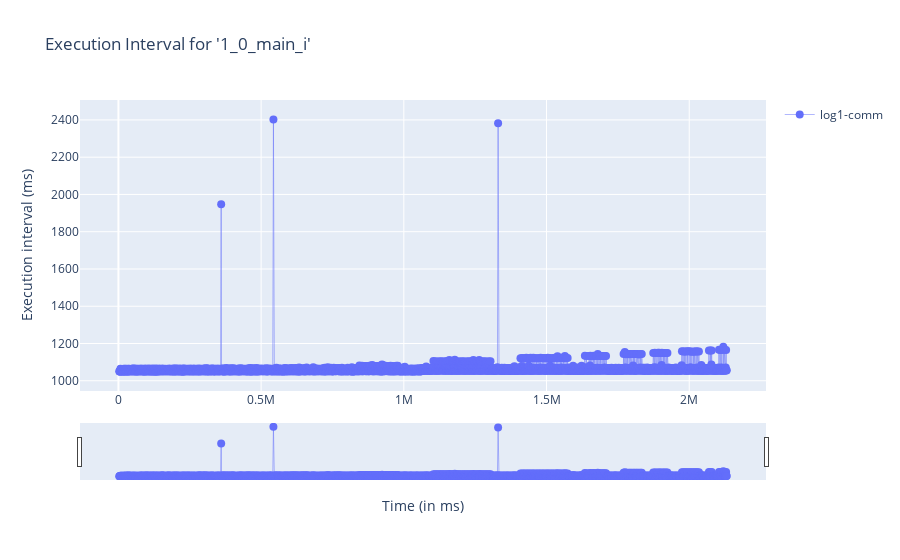
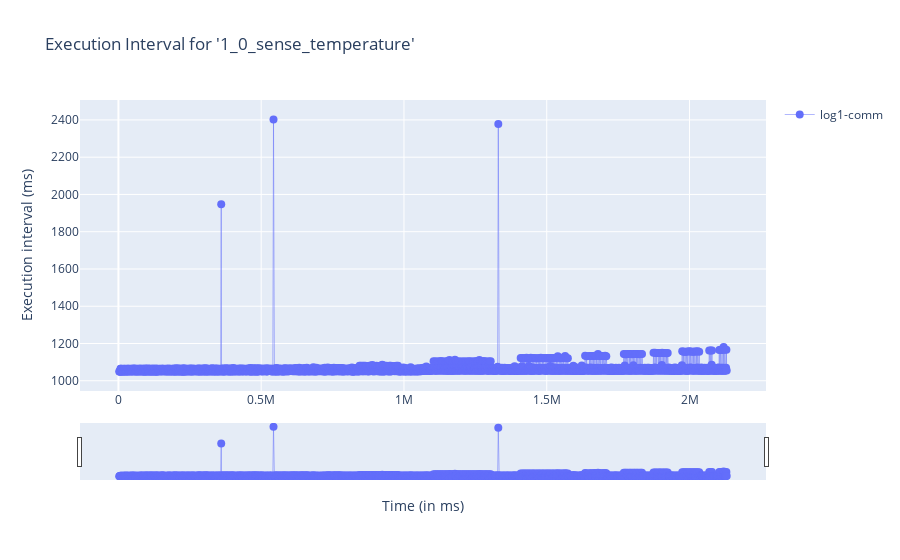
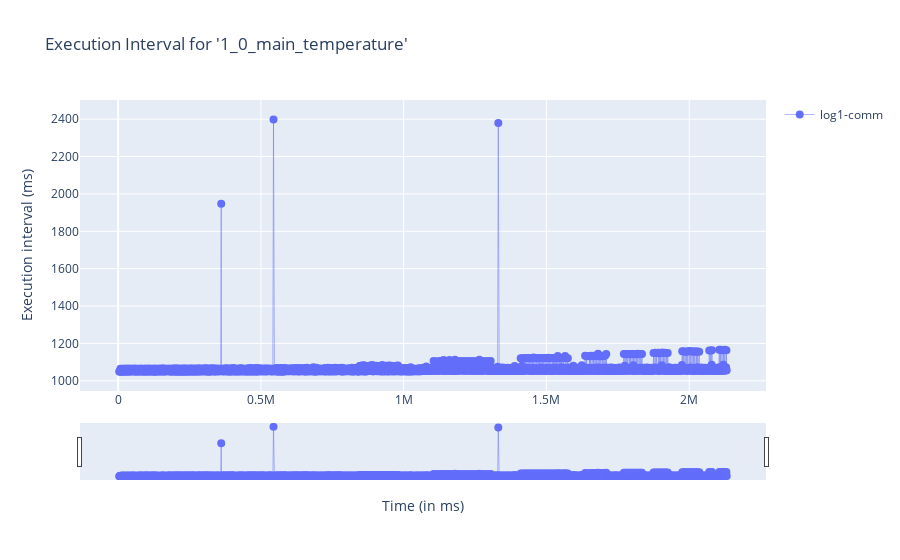
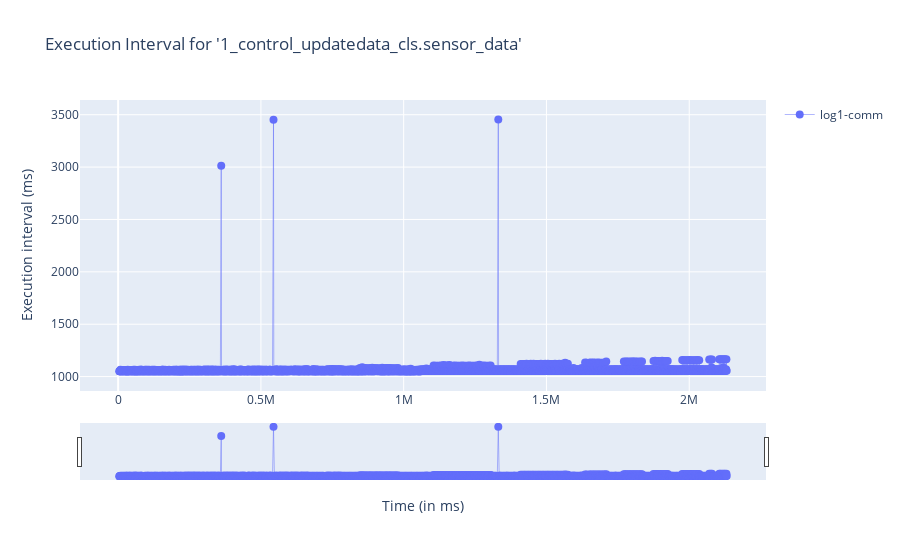

Here is the notebook cell these charts were saved with, in order:
### Code cell
import plotly.graph_objects as go
import pandas as pd


### name represents the name of respective variable with which file will be saved
for (name, log_names, xy_data) in to_plot:
    ### path to save the plots
    to_write_name = name.replace('trace_data', 'exe plots')
    file_name = os.path.basename(to_write_name)
    file_name = f'{thread_typ}_version{version}_{behaviour}_{file_name}'
    dir_name = os.path.dirname(to_write_name)
    to_write_name = os.path.join(dir_name, file_name)
    #print(to_write_name)
    isPath = os.path.exists(os.path.dirname(to_write_name)) ### check if the path exists
    ### create the folder if it does not exist
    if not isPath:
        os.makedirs(os.path.dirname(to_write_name))

    
    ########## make data frame to be able to plot ################
    df = dict()
    _y_all = [] ### to adjust y-ticks
    legend_lab = [] ### collect names of the plots only
    line_style = ['solid', 'dashed', 'dashdot', 'dotted']
    markers = ['.','o','*','+','^','x','d','h',',','H','D']

    # Create figure
    fig = go.Figure()
    # print(xy_data)
    for (num, (l,xy)) in enumerate(zip(log_names, xy_data)):
        x = xy[1]
        #x = [i-x[0] for i in x]   ### get timestamps relative to first timestamp
        y = xy[0]
        ### ignore all the variables that are only executed once
        if xy[1]!= []:
            #print(x,y)
            df[l]=xy
            _y_all.extend(y)
            legend_lab.append(l)
            
            # plt.plot(x, y, ls=line_style[num%4], marker=markers[num%11])
            fig.add_trace(
                go.Scatter(x=x, y=y, name=l))
            
            # Add range slider, title, yticks, axes labels
            fig.update_layout(
                title_text=f"Execution Interval for '{os.path.basename(name)}'",
                xaxis=dict(
                    title="Time (in ms)",
                    rangeslider=dict(visible=True),
                    type='linear'
                    ),
                yaxis=dict(
                    title="Execution interval (ms)",
                    # tickvals=[k for k in range(1,len(_var_list)+1)],
                    # ticktext=_var_list
                    ),
                autosize=True,
                #width=500,
                #height=600,
                )
        
    if _y_all != []:
        # plt.legend(legend_lab, bbox_to_anchor=(1.02, 1), loc='upper left', borderaxespad=0)
        # plt.yticks(np.arange(min(_y_all), max(_y_all)+500, 500)) ### y ticks every 500ms
        # plt.xlabel('Number of execution intervals')
        # plt.ylabel('Execution interval (in ms)')
        # plt.grid(True)
        # plt.title(f'{os.path.basename(name)}')
        # plt.savefig(f'{to_write_name}.png', bbox_inches='tight')
        # plt.show()

        # style all the traces
        fig.update_traces(
            #hoverinfo="name+x+text",
            line={"width": 0.5},
            marker={"size": 8},
            mode="lines+markers",
            showlegend=True,
            )

        fig.show()

        #break

### Figure 1 — Plotly figure (JSON) as saved in the notebook; plotly's stock layout.template omitted (floating-point values rounded to 4 significant figures; data arrays with more than 128 entries replaced by an {"elided": "..."} marker saying what was removed)
{"data": [{"line": {"width": 0.5}, "marker": {"size": 8}, "mode": "lines+markers", "name": "log1-comm", "showlegend": true, "type": "scatter", "x": {"elided": "2000 int values"}, "y": {"elided": "2000 int values"}}], "layout": {"autosize": true, "title": {"text": "Execution Interval for '1_0_main_i'"}, "xaxis": {"rangeslider": {"visible": true}, "title": {"text": "Time (in ms)"}, "type": "linear"}, "yaxis": {"title": {"text": "Execution interval (ms)"}}}}

### Figure 2 — Plotly figure (JSON) as saved in the notebook; plotly's stock layout.template omitted (floating-point values rounded to 4 significant figures; data arrays with more than 128 entries replaced by an {"elided": "..."} marker saying what was removed)
{"data": [{"line": {"width": 0.5}, "marker": {"size": 8}, "mode": "lines+markers", "name": "log1-comm", "showlegend": true, "type": "scatter", "x": {"elided": "1999 int values"}, "y": {"elided": "1999 int values"}}], "layout": {"autosize": true, "title": {"text": "Execution Interval for '1_0_sense_temperature'"}, "xaxis": {"rangeslider": {"visible": true}, "title": {"text": "Time (in ms)"}, "type": "linear"}, "yaxis": {"title": {"text": "Execution interval (ms)"}}}}

### Figure 3 — Plotly figure (JSON) as saved in the notebook; plotly's stock layout.template omitted (floating-point values rounded to 4 significant figures; data arrays with more than 128 entries replaced by an {"elided": "..."} marker saying what was removed)
{"data": [{"line": {"width": 0.5}, "marker": {"size": 8}, "mode": "lines+markers", "name": "log1-comm", "showlegend": true, "type": "scatter", "x": {"elided": "1999 int values"}, "y": {"elided": "1999 int values"}}], "layout": {"autosize": true, "title": {"text": "Execution Interval for '1_0_main_temperature'"}, "xaxis": {"rangeslider": {"visible": true}, "title": {"text": "Time (in ms)"}, "type": "linear"}, "yaxis": {"title": {"text": "Execution interval (ms)"}}}}

### Figure 4 — Plotly figure (JSON) as saved in the notebook; plotly's stock layout.template omitted (floating-point values rounded to 4 significant figures; data arrays with more than 128 entries replaced by an {"elided": "..."} marker saying what was removed)
{"data": [{"line": {"width": 0.5}, "marker": {"size": 8}, "mode": "lines+markers", "name": "log1-comm", "showlegend": true, "type": "scatter", "x": {"elided": "1996 int values"}, "y": {"elided": "1996 int values"}}], "layout": {"autosize": true, "title": {"text": "Execution Interval for '1_control_updatedata_cls.sensor_data'"}, "xaxis": {"rangeslider": {"visible": true}, "title": {"text": "Time (in ms)"}, "type": "linear"}, "yaxis": {"title": {"text": "Execution interval (ms)"}}}}
